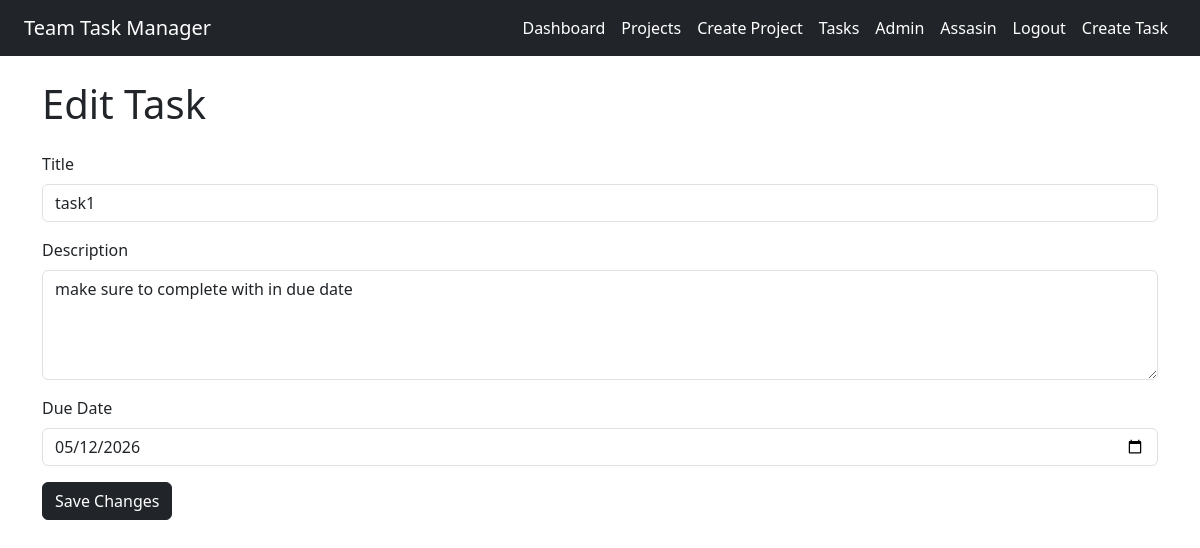
/tasks/edit/1/ (signed in), run on the app's committed database.
### users/models.py (models this page shows, shortened)
class User(AbstractUser):
    ROLE_CHOICES = (
        ('admin', 'Admin'),
        ('member', 'Member'),
    )
    role = models.CharField(
        max_length=10,
        choices=ROLE_CHOICES,
        default='member'
    )

### tasks/models.py (models this page shows, shortened)
class Task(models.Model):
    STATUS_CHOICES = (
        ('pending', 'Pending'),
        ('in_progress', 'In Progress'),
        ('completed', 'Completed'),
    )
    title = models.CharField(max_length=200)
    description = models.TextField()
    project = models.ForeignKey(
        Project,
        on_delete=models.CASCADE,
        related_name='tasks'
    )
    assigned_to = models.ForeignKey(
        User,
        on_delete=models.CASCADE,
        related_name='assigned_tasks'
    )
    status = models.CharField(
        max_length=20,
        choices=STATUS_CHOICES,
        default='pending'
    )
    due_date = models.DateField()
    created_at = models.DateTimeField(auto_now_add=True)

### teammanager/views.py (the view, shortened to what this page needs)
def edit_task(request, task_id):
    if not request.user.is_authenticated:
        return redirect('/login/')
    if request.user.role != 'admin':
        return redirect('/tasks/')
    task = Task.objects.get(id=task_id)
    context = {
        'task': task
    }
    return render(
        request,
        'edit_task.html',
        context
    )

### templates/edit_task.html (shortened to what this page needs)
{% extends 'base.html' %}
{% block content %}
<h1 class="mb-4">Edit Task</h1>
<form method="POST">
    <div class="mb-3">
        <label class="form-label">
            Title
        </label>
        <input type="text"
               name="title"
               value="{{ task.title }}"
               class="form-control">
    </div>
    <div class="mb-3">
        <label class="form-label">
            Description
        </label>
        <textarea name="description"
                  class="form-control"
                  rows="4">{{ task.description }}</textarea>
    </div>
    <div class="mb-3">
        <label class="form-label">
            Due Date
        </label>
        <input type="date"
               name="due_date"
               value="{{ task.due_date|date:'Y-m-d' }}"
               class="form-control">
    </div>
    <button type="submit"
            class="btn btn-dark">
        Save Changes
    </button>
</form>
{% endblock %}

### templates/base.html (shortened to what this page needs)
<!DOCTYPE html>
<html lang="en">
<head>
    <link href="https://cdn.jsdelivr.net/npm/bootstrap@5.3.3/dist/css/bootstrap.min.css" rel="stylesheet">
</head>
<body>
    <nav class="navbar navbar-expand-lg navbar-dark bg-dark px-4">
    <a class="navbar-brand" href="/">
        Team Task Manager
    </a>
    <div class="navbar-nav ms-auto">
        <a class="nav-link text-white" href="/">
            Dashboard
        </a>
        <a class="nav-link text-white" href="/projects/">
            Projects
        </a>
        <a class="nav-link text-white"
   href="/projects/create/">
    Create Project
</a>
        <a class="nav-link text-white" href="/tasks/">
            Tasks
        </a>
        <a class="nav-link text-white" href="/admin/">
            Admin
        </a>
        {% if request.user.is_authenticated %}
            <span class="nav-link text-white">
                {{ request.user.username }}
            </span>
            <a class="nav-link text-white" href="/logout/">
                Logout
            </a>
        {% endif %}
        <a class="nav-link text-white" href="/tasks/create/">
            Create Task
        </a>
    </div>
</nav>
    <div class="container mt-4">
        {% block content %}
        {% endblock %}
    </div>
</body>
</html>

### data on the page
User: user.username "Assasin"
Task: title "task1", description "make sure to complete with in due date", due_date "05/12/2026"
